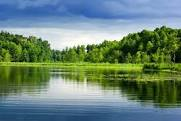
#> input picture view.jpg, 181 x 121 px
$ jupyter execute 'Python Image Processing (Assignment 2).ipynb'
#> lines starting #> are read from the running program, lines starting #| are printed output that depends on the picture
[cell 1]
import cv2
import numpy as np

[cell 2]
image1=cv2.imread("view.jpg")
#> image1 is the input picture: shape (121, 181, 3); mean B, G, R 116.8, 131.3, 104.5

[cell 3]
cv2.imshow("View",image1)

[cell 4]
print(image1.size)
#| 65703
print(image1.dtype)
#| uint8
print(image1.shape)
#| (121, 181, 3)

[cell 5]
cv2.waitKey(0)
cv2.destroyAllWindows()

[cell 6]
#Creating a matrix

[cell 7]
import matplotlib.pyplot as plt

[cell 8]
row=145
col=145
img=np.zeros((row,col))
img[35:45,:]=0.5
img[:,55:60]=1
plt.figure(figsize=(10,4))
plt.imshow(img)
plt.show()
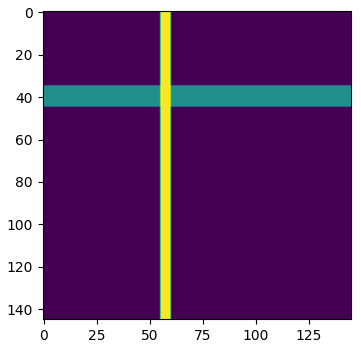
#> figure drawn by matplotlib, 1 panel

[cell 9]
#binary image

[cell 10]
height = 512
width = 512
img=np.random.randint(255,size=(height,width,1),dtype=np.uint8)

cv2.imshow('Binary',img)
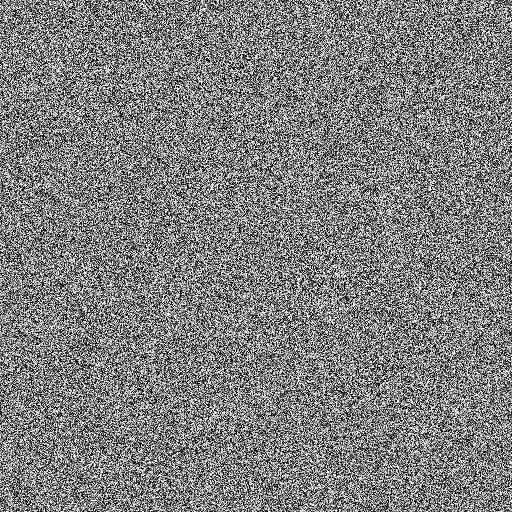
#> window 'Binary': shape (512, 512, 1); min 0, max 254, mean 126.9
